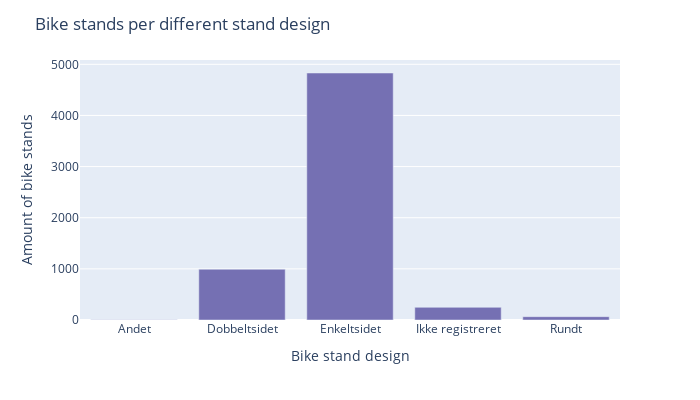
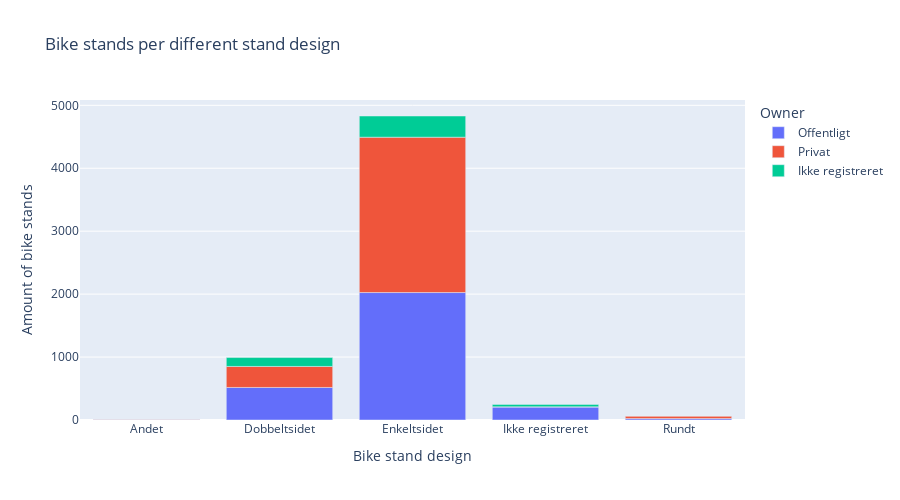

Notebook source saved alongside these figures, in order:
### Code cell
## Bike stands divided into design + Offentlig vs Privat

stand_design = df.groupby("stativ_udformning", observed=False).size()

fig = stand_design.plot.bar(color_discrete_sequence=[col[2]], width=700, height=400)
fig.update_layout(title="Bike stands per different stand design", yaxis_title="Amount of bike stands", xaxis_title="Bike stand design", showlegend=False)
fig.show()


# With owner
stand_design_owner = df.groupby(['stativ_udformning', 'stativ_ejer']).size()

fig = px.bar(stand_design_owner.reset_index(), x='stativ_udformning', y=0, color='stativ_ejer', title='Bike stands per different stand design', width=900, height=500)
fig.update_layout(xaxis_title='Bike stand design', yaxis_title='Amount of bike stands', legend_title='Owner', showlegend=True)
fig.show()

### Figure 1 — Plotly figure (JSON) as saved in the notebook; plotly's stock layout.template omitted (floating-point values rounded to 4 significant figures)
{"data": [{"alignmentgroup": "True", "hovertemplate": "variable=0<br>stativ_udformning=%{x}<br>value=%{y}<extra></extra>", "legendgroup": "0", "marker": {"color": "rgb(117,112,179)", "pattern": {"shape": ""}}, "name": "0", "offsetgroup": "0", "orientation": "v", "showlegend": true, "textposition": "auto", "type": "bar", "x": ["Andet", "Dobbeltsidet", "Enkeltsidet", "Ikke registreret", "Rundt"], "xaxis": "x", "y": [7, 992, 4830, 248, 65], "yaxis": "y"}], "layout": {"barmode": "relative", "height": 400, "legend": {"title": {"text": "variable"}, "tracegroupgap": 0}, "margin": {"t": 60}, "showlegend": false, "title": {"text": "Bike stands per different stand design"}, "width": 700, "xaxis": {"anchor": "y", "domain": [0, 1], "title": {"text": "Bike stand design"}}, "yaxis": {"anchor": "x", "domain": [0, 1], "title": {"text": "Amount of bike stands"}}}}

### Figure 2 — Plotly figure (JSON) as saved in the notebook; plotly's stock layout.template omitted (floating-point values rounded to 4 significant figures)
{"data": [{"alignmentgroup": "True", "hovertemplate": "stativ_ejer=Offentligt<br>stativ_udformning=%{x}<br>0=%{y}<extra></extra>", "legendgroup": "Offentligt", "marker": {"color": "#636efa", "pattern": {"shape": ""}}, "name": "Offentligt", "offsetgroup": "Offentligt", "orientation": "v", "showlegend": true, "textposition": "auto", "type": "bar", "x": ["Andet", "Dobbeltsidet", "Enkeltsidet", "Ikke registreret", "Rundt"], "xaxis": "x", "y": [5, 517, 2025, 208, 22], "yaxis": "y"}, {"alignmentgroup": "True", "hovertemplate": "stativ_ejer=Privat<br>stativ_udformning=%{x}<br>0=%{y}<extra></extra>", "legendgroup": "Privat", "marker": {"color": "#EF553B", "pattern": {"shape": ""}}, "name": "Privat", "offsetgroup": "Privat", "orientation": "v", "showlegend": true, "textposition": "auto", "type": "bar", "x": ["Andet", "Dobbeltsidet", "Enkeltsidet", "Ikke registreret", "Rundt"], "xaxis": "x", "y": [2, 334, 2468, 1, 41], "yaxis": "y"}, {"alignmentgroup": "True", "hovertemplate": "stativ_ejer=Ikke registreret<br>stativ_udformning=%{x}<br>0=%{y}<extra></extra>", "legendgroup": "Ikke registreret", "marker": {"color": "#00cc96", "pattern": {"shape": ""}}, "name": "Ikke registreret", "offsetgroup": "Ikke registreret", "orientation": "v", "showlegend": true, "textposition": "auto", "type": "bar", "x": ["Dobbeltsidet", "Enkeltsidet", "Ikke registreret", "Rundt"], "xaxis": "x", "y": [141, 337, 39, 2], "yaxis": "y"}], "layout": {"barmode": "relative", "height": 500, "legend": {"title": {"text": "Owner"}, "tracegroupgap": 0}, "showlegend": true, "title": {"text": "Bike stands per different stand design"}, "width": 900, "xaxis": {"anchor": "y", "domain": [0, 1], "title": {"text": "Bike stand design"}}, "yaxis": {"anchor": "x", "domain": [0, 1], "title": {"text": "Amount of bike stands"}}}}
